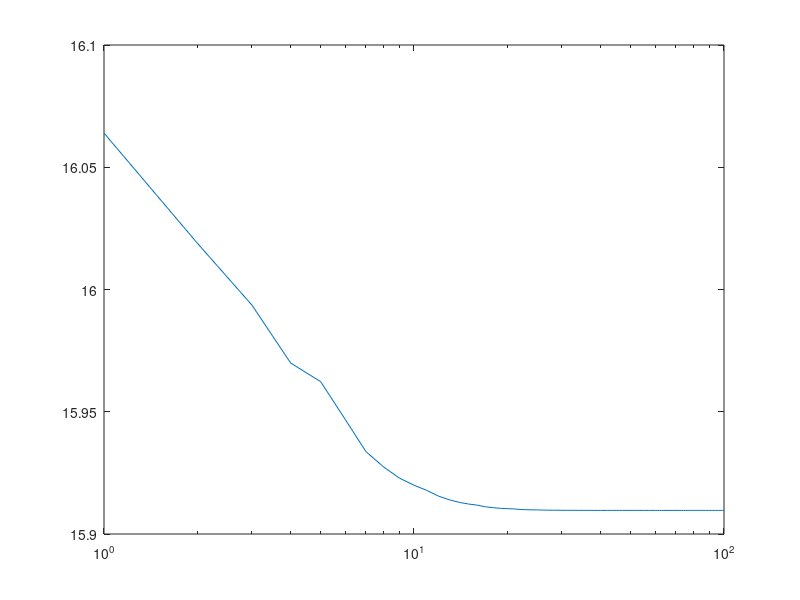
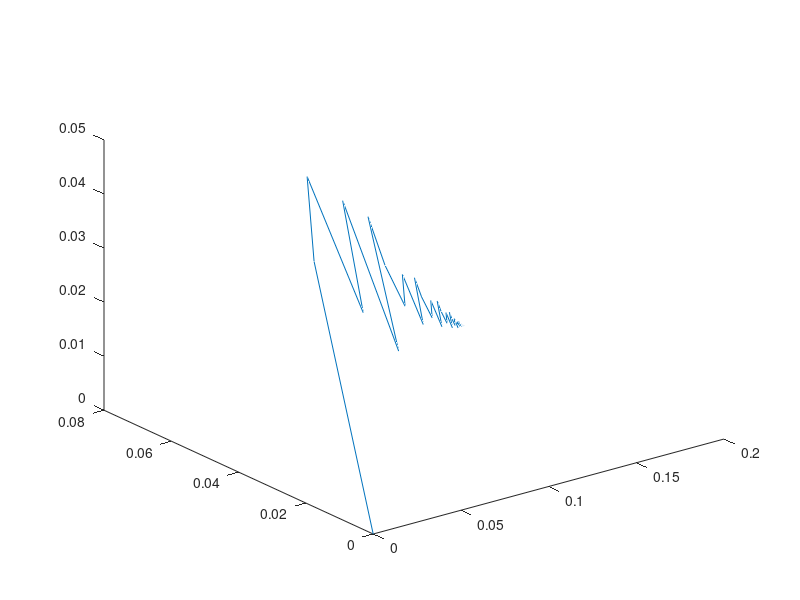

Here is the MATLAB script that generated these plots, in order:
function [x, value, xx] = NLDOgradient1()
f = @(x1,x2,x3) (exp(x1+1) + exp(-2*x1+1) + exp(x2+1) + exp(-2*x2+1) + exp(x3+1) ...
    + exp(-2*x3+1) + (x1 + 4*x2 + 6*x3)^4);
gradf = @(x1,x2,x3) [(exp(x1+1) + (-2)* exp(-2*x1+1) + 4*(x1 + 4*x2 + 6*x3)^3);...
    (exp(x2+1) +(-2)*exp(-2*x2+1) + 16*(x1 + 4*x2 + 6*x3)^3);...
    (exp(x3+1) +(-2)*exp(-2*x3+1) +24*(x1 + 4*x2 + 6*x3)^3)];
x0 = zeros(3,1);
s = 0.5;
iter = 0;
alpha = 0.1;
beta = 0.3;
epsilon = 1e-4;
x = x0;
x1 = x(1);
x2 = x(2);
x3 = x(3);
value = f(x1,x2,x3);
grad = gradf(x1,x2,x3);
xx = zeros(1,100);
points = zeros(3,100);
points(1:3,1) = x;
while (norm(grad)>epsilon) 
    iter=iter+1;
    t=s;
    nv = x-(t*grad);
    while (value - f(nv(1),nv(2),nv(3)) < alpha*t*norm(grad)^2)
        t = beta*t;
       nv = x-(t*grad);
    end
    x=x-t*grad;
    points(1:3,iter+1) = x;
    value = f(x(1),x(2),x(3));
    grad = gradf(x(1),x(2),x(3));
    fprintf('Iterations = %d, Norm of grad = %d, FN Value = %d \n', iter,norm(grad),value)
    xx(iter) = value; 
end
xx(iter:100) = xx(iter);
points(1,iter:100) = points(1,iter);
points(2,iter:100) = points(2,iter);
points(3,iter:100) = points(3,iter);
k = 1:100;
figure(1)
semilogx(k,xx)
figure(2)
plot3(points(1,:),points(2,:),points(3,:))
end

